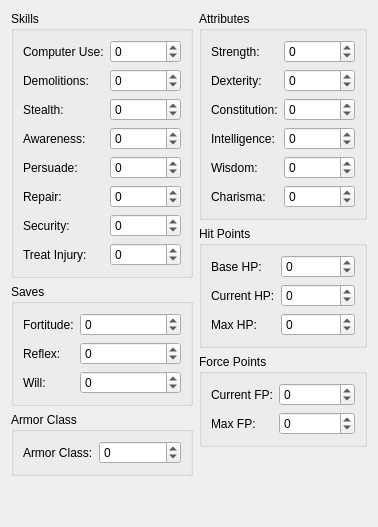
      <widget class="QWidget" name="statsTab">
       <attribute name="title">
        <string>Stats</string>
       </attribute>
       <layout class="QHBoxLayout" name="horizontalLayout_11">
        <item>
         <layout class="QVBoxLayout" name="verticalLayout_5">
          <item>
           <widget class="QGroupBox" name="groupBox_6">
            <property name="title">
             <string>Skills</string>
            </property>
            <layout class="QFormLayout" name="formLayout_4">
             <item row="0" column="0">
              <widget class="QLabel" name="label_17">
               <property name="text">
                <string>Computer Use:</string>
               </property>
              </widget>
             </item>
             <item row="0" column="1">
              <widget class="QSpinBox" name="computerUseSpin">
               <property name="minimum">
                <number>-2147483648</number>
               </property>
               <property name="maximum">
                <number>2147483647</number>
               </property>
              </widget>
             </item>
             <item row="1" column="0">
              <widget class="QLabel" name="label_18">
               <property name="text">
                <string>Demolitions:</string>
               </property>
              </widget>
             </item>
             <item row="1" column="1">
              <widget class="QSpinBox" name="demolitionsSpin">
               <property name="minimum">
                <number>-2147483648</number>
               </property>
               <property name="maximum">
                <number>2147483647</number>
               </property>
              </widget>
             </item>
             <item row="2" column="0">
              <widget class="QLabel" name="label_19">
               <property name="text">
                <string>Stealth:</string>
               </property>
              </widget>
             </item>
             <item row="2" column="1">
              <widget class="QSpinBox" name="stealthSpin">
               <property name="minimum">
                <number>-2147483648</number>
               </property>
               <property name="maximum">
                <number>2147483647</number>
               </property>
              </widget>
             </item>
             <item row="3" column="0">
              <widget class="QLabel" name="label_20">
               <property name="text">
                <string>Awareness:</string>
               </property>
              </widget>
             </item>
             <item row="3" column="1">
              <widget class="QSpinBox" name="awarenessSpin">
               <property name="minimum">
                <number>-2147483648</number>
               </property>
               <property name="maximum">
                <number>2147483647</number>
               </property>
              </widget>
             </item>
             <item row="4" column="0">
              <widget class="QLabel" name="label_21">
               <property name="text">
                <string>Persuade:</string>
               </property>
              </widget>
             </item>
             <item row="4" column="1">
              <widget class="QSpinBox" name="persuadeSpin">
               <property name="minimum">
                <number>-2147483648</number>
               </property>
               <property name="maximum">
                <number>2147483647</number>
               </property>
              </widget>
             </item>
             <item row="5" column="0">
              <widget class="QLabel" name="label_22">
               <property name="text">
                <string>Repair:</string>
               </property>
              </widget>
             </item>
             <item row="5" column="1">
              <widget class="QSpinBox" name="repairSpin">
               <property name="minimum">
                <number>-2147483648</number>
               </property>
               <property name="maximum">
                <number>2147483647</number>
               </property>
              </widget>
             </item>
             <item row="6" column="0">
              <widget class="QLabel" name="label_23">
               <property name="text">
                <string>Security:</string>
               </property>
              </widget>
             </item>
             <item row="6" column="1">
              <widget class="QSpinBox" name="securitySpin">
               <property name="minimum">
                <number>-2147483648</number>
               </property>
               <property name="maximum">
                <number>2147483647</number>
               </property>
              </widget>
             </item>
             <item row="7" column="0">
              <widget class="QLabel" name="label_24">
               <property name="text">
                <string>Treat Injury:</string>
               </property>
              </widget>
             </item>
             <item row="7" column="1">
              <widget class="QSpinBox" name="treatInjurySpin">
               <property name="minimum">
                <number>-2147483648</number>
               </property>
               <property name="maximum">
                <number>2147483647</number>
               </property>
              </widget>
             </item>
            </layout>
           </widget>
          </item>
          <item>
           <widget class="QGroupBox" name="groupBox_8">
            <property name="title">
             <string>Saves</string>
            </property>
            <layout class="QFormLayout" name="formLayout_6">
             <item row="0" column="0">
              <widget class="QLabel" name="label_31">
               <property name="text">
                <string>Fortitude:</string>
               </property>
              </widget>
             </item>
             <item row="0" column="1">
              <widget class="QSpinBox" name="fortitudeSpin">
               <property name="minimum">
                <number>-2147483648</number>
               </property>
               <property name="maximum">
                <number>2147483647</number>
               </property>
              </widget>
             </item>
             <item row="1" column="0">
              <widget class="QLabel" name="label_32">
               <property name="text">
                <string>Reflex:</string>
               </property>
              </widget>
             </item>
             <item row="2" column="0">
              <widget class="QLabel" name="label_33">
               <property name="text">
                <string>Will:</string>
               </property>
              </widget>
             </item>
             <item row="1" column="1">
              <widget class="QSpinBox" name="reflexSpin">
               <property name="minimum">
                <number>-2147483648</number>
               </property>
               <property name="maximum">
                <number>2147483647</number>
               </property>
              </widget>
             </item>
             <item row="2" column="1">
              <widget class="QSpinBox" name="willSpin">
               <property name="minimum">
                <number>-2147483648</number>
               </property>
               <property name="maximum">
                <number>2147483647</number>
               </property>
              </widget>
             </item>
            </layout>
           </widget>
          </item>
          <item>
           <widget class="QGroupBox" name="groupBox_9">
            <property name="title">
             <string>Armor Class</string>
            </property>
            <layout class="QFormLayout" name="formLayout_7">
             <item row="0" column="0">
              <widget class="QLabel" name="label_34">
               <property name="text">
                <string>Armor Class:</string>
               </property>
              </widget>
             </item>
             <item row="0" column="1">
              <widget class="QSpinBox" name="armorClassSpin">
               <property name="minimum">
                <number>-2147483648</number>
               </property>
               <property name="maximum">
                <number>2147483647</number>
               </property>
              </widget>
             </item>
            </layout>
           </widget>
          </item>
          <item>
           <spacer name="verticalSpacer_3">
            <property name="orientation">
             <enum>Qt::Vertical</enum>
            </property>
            <property name="sizeHint" stdset="0">
             <size>
              <width>20</width>
              <height>40</height>
             </size>
            </property>
           </spacer>
          </item>
         </layout>
        </item>
        <item>
         <layout class="QVBoxLayout" name="verticalLayout_6">
          <item>
           <widget class="QGroupBox" name="groupBox_7">
            <property name="title">
             <string>Attributes</string>
            </property>
            <layout class="QFormLayout" name="formLayout_5">
             <item row="0" column="0">
              <widget class="QLabel" name="label_25">
               <property name="text">
                <string>Strength:</string>
               </property>
              </widget>
             </item>
             <item row="0" column="1">
              <widget class="QSpinBox" name="strengthSpin">
               <property name="minimum">
                <number>-2147483648</number>
               </property>
               <property name="maximum">
                <number>2147483647</number>
               </property>
              </widget>
             </item>
             <item row="1" column="0">
              <widget class="QLabel" name="label_26">
               <property name="text">
                <string>Dexterity:</string>
               </property>
              </widget>
             </item>
             <item row="1" column="1">
              <widget class="QSpinBox" name="dexteritySpin">
               <property name="minimum">
                <number>-2147483648</number>
               </property>
               <property name="maximum">
                <number>2147483647</number>
               </property>
              </widget>
             </item>
             <item row="2" column="0">
              <widget class="QLabel" name="label_27">
               <property name="text">
                <string>Constitution:</string>
               </property>
              </widget>
             </item>
             <item row="2" column="1">
              <widget class="QSpinBox" name="constitutionSpin">
               <property name="minimum">
                <number>-2147483648</number>
               </property>
               <property name="maximum">
                <number>2147483647</number>
               </property>
              </widget>
             </item>
             <item row="3" column="0">
              <widget class="QLabel" name="label_28">
               <property name="text">
                <string>Intelligence:</string>
               </property>
              </widget>
             </item>
             <item row="3" column="1">
              <widget class="QSpinBox" name="intelligenceSpin">
               <property name="minimum">
                <number>-2147483648</number>
               </property>
               <property name="maximum">
                <number>2147483647</number>
               </property>
              </widget>
             </item>
             <item row="4" column="0">
              <widget class="QLabel" name="label_29">
               <property name="text">
                <string>Wisdom:</string>
               </property>
              </widget>
             </item>
             <item row="4" column="1">
              <widget class="QSpinBox" name="wisdomSpin">
               <property name="minimum">
                <number>-2147483648</number>
               </property>
               <property name="maximum">
                <number>2147483647</number>
               </property>
              </widget>
             </item>
             <item row="5" column="0">
              <widget class="QLabel" name="label_30">
               <property name="text">
                <string>Charisma:</string>
               </property>
              </widget>
             </item>
             <item row="5" column="1">
              <widget class="QSpinBox" name="charismaSpin">
               <property name="minimum">
                <number>-2147483648</number>
               </property>
               <property name="maximum">
                <number>2147483647</number>
               </property>
              </widget>
             </item>
            </layout>
           </widget>
          </item>
          <item>
           <widget class="QGroupBox" name="groupBox_10">
            <property name="title">
             <string>Hit Points</string>
            </property>
            <layout class="QFormLayout" name="formLayout_8">
             <item row="0" column="0">
              <widget class="QLabel" name="label_35">
               <property name="text">
                <string>Base HP:</string>
               </property>
              </widget>
             </item>
             <item row="1" column="0">
              <widget class="QLabel" name="label_36">
               <property name="text">
                <string>Current HP:</string>
               </property>
              </widget>
             </item>
             <item row="2" column="0">
              <widget class="QLabel" name="label_37">
               <property name="text">
                <string>Max HP:</string>
               </property>
              </widget>
             </item>
             <item row="0" column="1">
              <widget class="QSpinBox" name="baseHpSpin">
               <property name="minimum">
                <number>-2147483648</number>
               </property>
               <property name="maximum">
                <number>2147483647</number>
               </property>
              </widget>
             </item>
             <item row="1" column="1">
              <widget class="QSpinBox" name="currentHpSpin">
               <property name="minimum">
                <number>-2147483648</number>
               </property>
               <property name="maximum">
                <number>2147483647</number>
               </property>
              </widget>
             </item>
             <item row="2" column="1">
              <widget class="QSpinBox" name="maxHpSpin">
               <property name="minimum">
                <number>-2147483648</number>
               </property>
               <property name="maximum">
                <number>2147483647</number>
               </property>
              </widget>
             </item>
            </layout>
           </widget>
          </item>
          <item>
           <widget class="QGroupBox" name="groupBox_11">
            <property name="title">
             <string>Force Points</string>
            </property>
            <layout class="QFormLayout" name="formLayout_9">
             <item row="0" column="0">
              <widget class="QLabel" name="label_39">
               <property name="text">
                <string>Current FP:</string>
               </property>
              </widget>
             </item>
             <item row="0" column="1">
              <widget class="QSpinBox" name="currentFpSpin">
               <property name="minimum">
                <number>-2147483648</number>
               </property>
               <property name="maximum">
                <number>2147483647</number>
               </property>
              </widget>
             </item>
             <item row="1" column="0">
              <widget class="QLabel" name="label_40">
               <property name="text">
                <string>Max FP:</string>
               </property>
              </widget>
             </item>
             <item row="1" column="1">
              <widget class="QSpinBox" name="maxFpSpin">
               <property name="minimum">
                <number>-2147483648</number>
               </property>
               <property name="maximum">
                <number>2147483647</number>
               </property>
              </widget>
             </item>
            </layout>
           </widget>
          </item>
          <item>
           <spacer name="verticalSpacer_2">
            <property name="orientation">
             <enum>Qt::Vertical</enum>
            </property>
            <property name="sizeHint" stdset="0">
             <size>
              <width>20</width>
              <height>40</height>
             </size>
            </property>
           </spacer>
          </item>
         </layout>
        </item>
       </layout>
      </widget>
